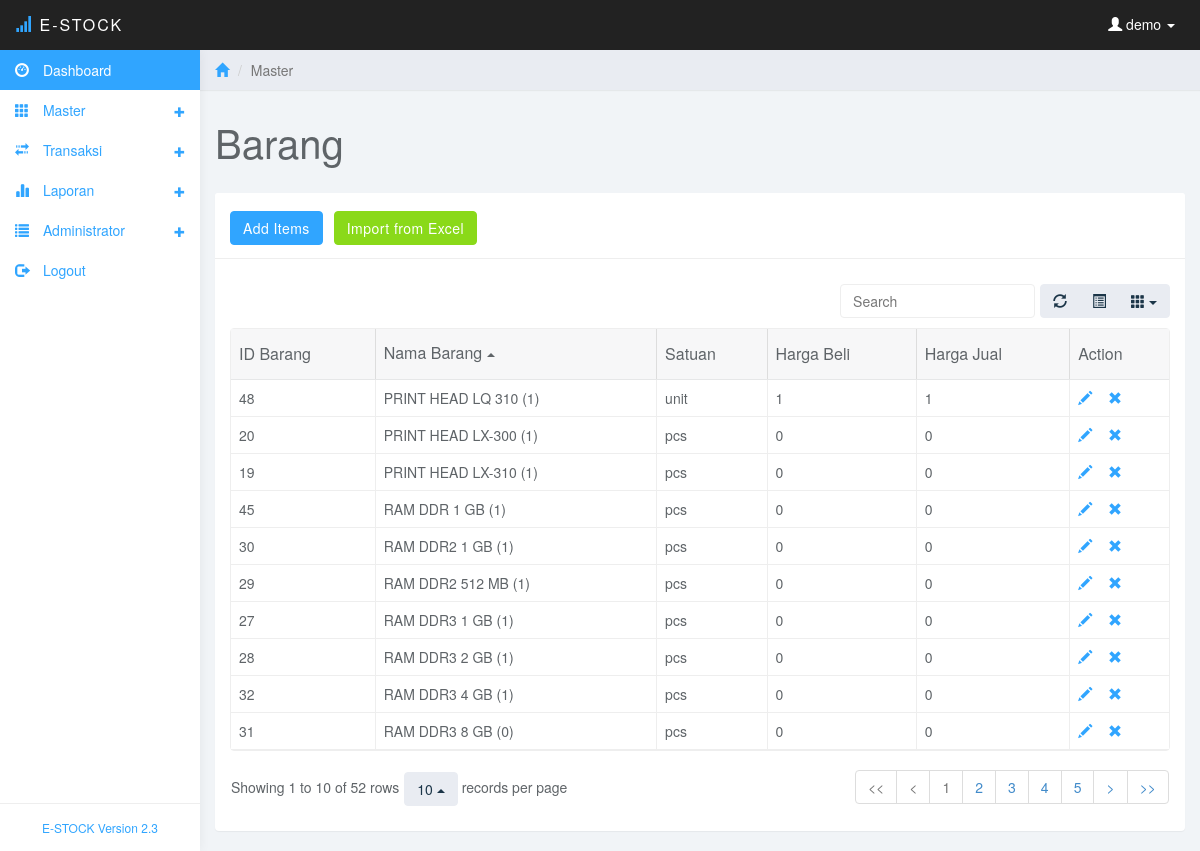
/barang.php (signed in), run on the app's committed database.
### tables this page shows
CREATE TABLE `barang` (
  `id_barang` int(11) NOT NULL,
  `nama_barang` varchar(50) NOT NULL,
  `satuan` varchar(10) NOT NULL,
  `harga_beli` int(11) NOT NULL,
  `harga_jual` int(11) NOT NULL
);

### barang.php (the view, shortened to what this page needs)
<?php
include ("koneksi/koneksi.php");
$pengguna=$_SESSION['username'];
?>
<!DOCTYPE html>
<html>
<head>
<link href="css/bootstrap.min.css" rel="stylesheet">
<link href="css/datepicker3.css" rel="stylesheet">
<link href="css/bootstrap-table.css" rel="stylesheet">
<link href="css/styles.css" rel="stylesheet">
</head>
<body>
	<nav class="navbar navbar-inverse navbar-fixed-top" role="navigation">
		<div class="container-fluid">
			<div class="navbar-header">
				<a class="navbar-brand" href="#"><span class="glyphicon glyphicon-signal"></span> E-Stock<span></span></a>
				<ul class="user-menu">
					<li class="dropdown pull-right">
						<a href="#" class="dropdown-toggle" data-toggle="dropdown"><span class="glyphicon glyphicon-user"></span>
						<?php
						echo " $pengguna";
						?>
						<span class="caret"></span></a>
					</li>
				</ul>
			</div>
		</div>
	</nav>
	<?php
	include("menu.php");
	?>
	<div class="col-sm-9 col-sm-offset-3 col-lg-10 col-lg-offset-2 main">
		<div class="row">
			<ol class="breadcrumb">
				<li><a href="#"><span class="glyphicon glyphicon-home"></span></a></li>
				<li class="active">Master</li>
			</ol>
		</div>
		<div class="row">
			<div class="col-lg-12">
				<h1 class="page-header">Barang</h1>
			</div>
		</div>
		<div class="row">
			<div class="col-lg-12">
				<div class="panel panel-default">
					<div class="panel-heading"><a href="add-barang.php" class="btn btn-primary btn-md">Add Items</a>
					<?php
						if(($_SESSION['level']=='administrator') or ($_SESSION['level']=='gudang-pusat'))
						{
						echo '&nbsp;<a href="import-barang.php" class="btn btn-success btn-md">Import from Excel</a>';
						}
					?>
					</div>
					<div class="panel-body">
						<table data-toggle="table" data-url="tables/data1.json"  data-show-refresh="true" data-show-toggle="true" data-show-columns="true" data-search="true" data-select-item-name="toolbar1" data-pagination="true" data-sort-name="name" data-sort-order="asc">
						    <thead>
						    <tr>
						        <th data-field="id" data-sortable="true">ID Barang</th>
								<th data-field="name"  data-sortable="true">Nama Barang</th>
								<th data-field="seater"  data-sortable="true">Satuan</th>
								<?php
									if(($_SESSION['level']=='administrator') or ($_SESSION['level']=='gudang-pusat'))
									{
									echo '<th data-field="hbeli"  data-sortable="true">Harga Beli</th>';
									}
								?>
								<th data-field="hjual"  data-sortable="true">Harga Jual</th>
								<th data-field="action" data-sortable="true">Action</th>
						    </tr>
							</thead>
							<tbody>
							<?php
							$sqlbarang="select * from barang order by nama_barang asc";
							$querybarang=mysqli_query($con,$sqlbarang);
							while ($databarang=mysqli_fetch_array($querybarang))
							{
							echo '
							<tr>
						        <!--
								<td data-field="state" data-checkbox="true" >'.$databarang['id_barang'].'</td> -->
						        <td data-field="id" data-sortable="true">'.$databarang['id_barang'].'</td>
								<td data-field="name"  data-sortable="true">'.$databarang['nama_barang'].'</td>
								<td data-field="seater"  data-sortable="true">'.$databarang['satuan'].'</td>';
								if(($_SESSION['level']=='administrator') or ($_SESSION['level']=='gudang-pusat'))
								{
									echo '<td data-field="hbeli"  data-sortable="true">'.number_format($databarang['harga_beli'],0,",",".").'</td>';
								}
								echo'
								<td data-field="hjual"  data-sortable="true">'.number_format($databarang['harga_jual'],0,",",".").'</td>
								<td data-field="action" data-sortable="true">';
								if (($_SESSION['level']=="administrator") or ($_SESSION['level']=="gudang-pusat"))
								{
								echo'
								<a href="edit-barang.php?id='.$databarang['id_barang'].'"><span class="glyphicon glyphicon-pencil" title="Edit"></a> &nbsp;&nbsp;
								<a href="save-barang.php?id='.$databarang['id_barang'].'&mode=delete" onclick="return confirm(\'Anda Yakin Menghapus Data Ini?\')"><span class="glyphicon glyphicon-remove" title="Delete"></span></a>
								';
								}
								echo'
								</td>
						    </tr>';
							}
							?>
						    </tbody>
						</table>
					</div>
				</div>
			</div>
		</div>
	</div>
</body>
</html>

### menu.php (shortened to what this page needs)
<div id="sidebar-collapse" class="col-sm-3 col-lg-2 sidebar">
		<ul class="nav menu">
			<li class="active"><a href="index.php"><span class="glyphicon glyphicon-dashboard"></span> Dashboard</a></li>
			<?php
			if($_SESSION['level']=='administrator')
			{
			echo'
			<li class="parent ">
				<a href="#">
					<span data-toggle="collapse" href="#sub-item-1" class="glyphicon glyphicon-th"></span> Master <span data-toggle="collapse" href="#sub-item-1" class="icon pull-right"><em class="glyphicon glyphicon-s glyphicon-plus"></em></span>
				</a>
				<ul class="children collapse" id="sub-item-1">
					<li>
						<a class="" href="barang.php">
							<span class="glyphicon glyphicon-tasks"></span> Barang
						</a>
					</li>
					<li>
						<a class="" href="satuan.php">
							<span class="glyphicon glyphicon glyphicon-tags"></span> Satuan
						</a>
					</li>
				</ul>
			</li>';
			}
			if(($_SESSION['level']=='administrator') or (substr($_SESSION['level'],0,6)=='gudang'))
			{
			echo'
			<li class="parent ">
				<a href="#">
					<span data-toggle="collapse" href="#sub-item-2" class="glyphicon glyphicon-transfer"></span> Transaksi <span data-toggle="collapse" href="#sub-item-2" class="icon pull-right"><em class="glyphicon glyphicon-s glyphicon-plus"></em></span>
				</a>
				<ul class="children collapse" id="sub-item-2">
					<li>
						<a class="" href="request.php">
							<span class="glyphicon glyphicon-edit"></span> Form Request
						</a>
					</li>
					<li>
						<a class="" href="transaksi1.php">
							<span class="glyphicon glyphicon-arrow-right"></span> Barang Masuk
						</a>
					</li>
					<li>
						<a class="" href="transaksi2.php">
							<span class="glyphicon glyphicon glyphicon-arrow-left"></span> Barang Keluar
						</a>
					</li>
				</ul>
			</li>
			';
			}
			?>
			<li class="parent ">
				<a href="#">
					<span data-toggle="collapse" href="#sub-item-3" class="glyphicon glyphicon-stats"></span> Laporan <span data-toggle="collapse" href="#sub-item-3" class="icon pull-right"><em class="glyphicon glyphicon-s glyphicon-plus"></em></span>
				</a>
			</li>
			<?php
			if($_SESSION['level']=='administrator')
			{
			echo'
			<li class="parent ">
				<a href="#">
					<span data-toggle="collapse" href="#sub-item-4"  class="glyphicon glyphicon-list"> </span> Administrator <span data-toggle="collapse" href="#sub-item-4" class="icon pull-right"><em class="glyphicon glyphicon-s glyphicon-plus"></em></span>
				</a>
				<ul class="children collapse" id="sub-item-4">
					<li>
						<a class="" href="users.php">
							<span class="glyphicon glyphicon-user"></span> Users
						</a>
					</li>
					<li>
						<a class="" href="gudang.php">
							<span class="glyphicon glyphicon-home"></span> Gudang
						</a>
					</li>
					<li>
						<a class="" href="backup.php">
							<span class="glyphicon glyphicon-cloud-download"></span> Backup
						</a>
					</li>
					<li>
						<a class="" href="restore.php">
							<span class="glyphicon glyphicon-cloud-upload"></span> Restore
						</a>
					</li>
				</ul>
			</li>';
			}
			?>
			<li><a href="login/aksilogout.php"><span class="glyphicon glyphicon-log-out"></span> Logout</a></li>
		</ul>
		<div class="attribution"><a href="http://www.mobistastudio.com">E-STOCK Version 2.3</a></div>
</div>

### css/styles.css (style rules this page uses)
body { background: #f1f4f7; padding-top: 50px; color: #5f6468; }
a, a:hover, a:focus { color: #30a5ff; }
h1, h2, h3, h4, h5, h6 { color: #5f6468; }
h1 { font-weight: 300; font-size: 40px; }
.glyphicon-s { font-size: 0.75em; }
.navbar-header .navbar-brand { color: #fff; font-size: 16px; text-transform: uppercase; font-weight: 500; letter-spacing: 2px; }
.navbar-header .navbar-brand span { color: #30a5ff; }
.btn-primary, .btn-primary:hover, .btn-primary:focus, .btn-primary:active, .btn-primary.active, .open > .dropdown-toggle.btn-primary, .btn-primary.disabled, .btn-primary[disabled], fieldset[disabled] .btn-primary, .btn-primary.disabled:hover, .btn-primary[disabled]:hover, fieldset[disabled] .btn-primary:hover, .btn-primary.disabled:focus, .btn-primary[disabled]:focus, fieldset[disabled] .btn-primary:focus, .btn-primary.disabled:active, .btn-primary[disabled]:active, fieldset[disabled] .btn-primary:active, .btn-primary.disabled.active, .btn-primary[disabled].active, fieldset[disabled] .btn-primary.active { background-color: #30a5ff; border-color: #30a5ff; }
.btn-success, .btn-success:hover, .btn-success:focus, .btn-success:active, .btn-success.active, .open > .dropdown-toggle.btn-success, .btn-success.disabled, .btn-success[disabled], fieldset[disabled] .btn-success, .btn-success.disabled:hover, .btn-success[disabled]:hover, fieldset[disabled] .btn-success:hover, .btn-success.disabled:focus, .btn-success[disabled]:focus, fieldset[disabled] .btn-success:focus, .btn-success.disabled:active, .btn-success[disabled]:active, fieldset[disabled] .btn-success:active, .btn-success.disabled.active, .btn-success[disabled].active, fieldset[disabled] .btn-success.active { background-color: #8ad919; border-color: #8ad919; }
.panel { border: 0; }
.panel-heading { font-size: 18px; font-weight: 300; letter-spacing: 0.025em; height: 66px; line-height: 45px; }
.panel-default .panel-heading { background: #fff; border-bottom: 1px solid #eee; color: #5f6468; }
.navbar { border: 0; }
.user-menu { display: inline-block; margin-top: 14px; margin-right: 10px; float: right; list-style: none; padding: 0; }
.user-menu a { color: #fff; }
.sidebar { display: block; background-color: #fff; padding: 0; display: none; }
@media (min-width: 768px) { .sidebar { display: block; position: fixed; top: 50px; bottom: 0; left: 0; z-index: 1000; display: block; margin: 0; padding: 0; overflow-x: hidden; overflow-y: auto; background-color: #fff; box-shadow: 1px 0px 10px rgba(0, 0, 0, .05); } }
@media (min-width: 768px) { .navbar-header { width: 100%; } }
.sidebar ul.nav .active a, .sidebar ul.nav li.parent a.active, .sidebar ul.nav .active > a:hover, .sidebar ul.nav li.parent a.active:hover, .sidebar ul.nav .active > a:focus, .sidebar ul.nav li.parent a.active:focus { color: #fff; background-color: #30a5ff; }
.sidebar span.glyphicon { margin-right: 10px; }
.sidebar .attribution { position: absolute; bottom: 0px; width: 100%; padding: 15px; text-align: center; border-top: 1px solid #eee; font-size: 12px; }
.breadcrumb { border-radius: 0; padding: 10px 15px; background: #e9ecf2; box-shadow: 0 1px 1px rgba(0, 0, 0, .05); margin: 0 ; }
h1.page-header { margin-top: 30px; border-bottom: 0; }
.table { background: #fff; }

### data on the page
barang: id_barang "48", nama_barang "PRINT HEAD LQ 310 (1)", satuan "unit", harga_beli "1", harga_jual "1"
barang: id_barang "20", nama_barang "PRINT HEAD LX-300 (1)", satuan "pcs", harga_beli "0", harga_jual "0"
barang: id_barang "19", nama_barang "PRINT HEAD LX-310 (1)", satuan "pcs", harga_beli "0", harga_jual "0"
barang: id_barang "45", nama_barang "RAM DDR 1 GB (1)", satuan "pcs", harga_beli "0", harga_jual "0"
barang: id_barang "30", nama_barang "RAM DDR2 1 GB (1)", satuan "pcs", harga_beli "0", harga_jual "0"
barang: id_barang "29", nama_barang "RAM DDR2 512 MB (1)", satuan "pcs", harga_beli "0", harga_jual "0"
barang: id_barang "27", nama_barang "RAM DDR3 1 GB (1)", satuan "pcs", harga_beli "0", harga_jual "0"
barang: id_barang "28", nama_barang "RAM DDR3 2 GB (1)", satuan "pcs", harga_beli "0", harga_jual "0"
barang: id_barang "32", nama_barang "RAM DDR3 4 GB (1)", satuan "pcs", harga_beli "0", harga_jual "0"
barang: id_barang "31", nama_barang "RAM DDR3 8 GB (0)", satuan "pcs", harga_beli "0", harga_jual "0"

### other printed values
$pengguna "demo"
